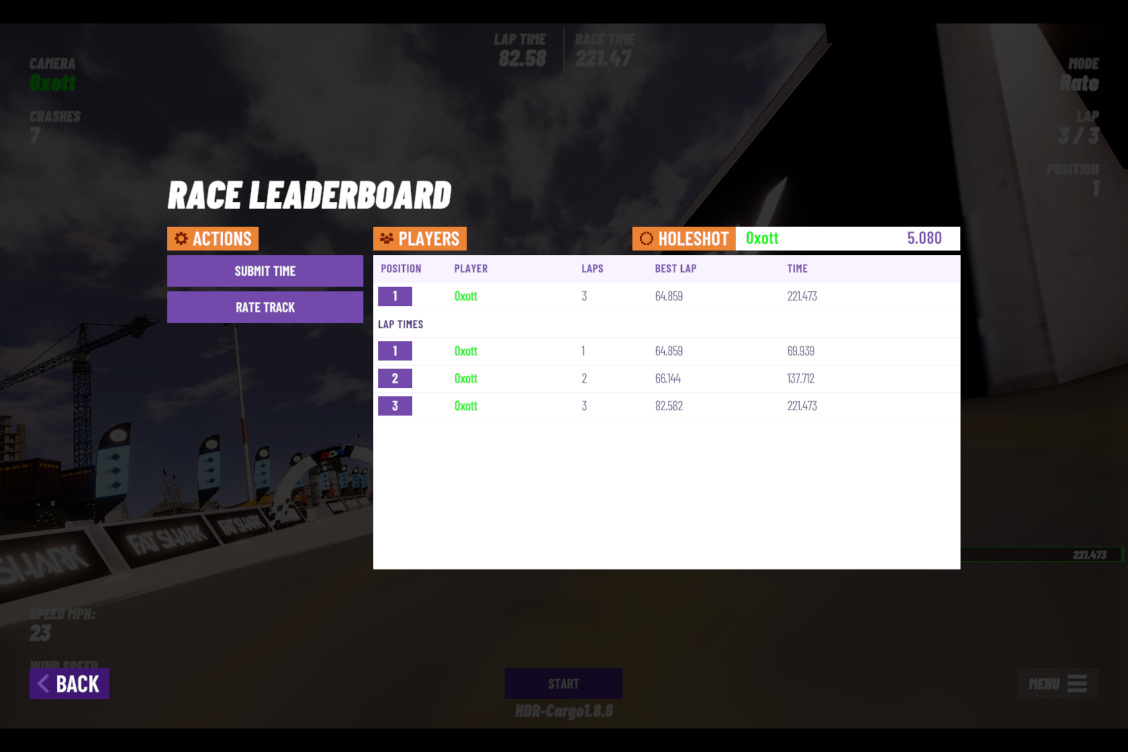
#> input picture images/race_1.png, 2256 x 1504 px (shown at 1/2 size)
$ python -i vision.py   (imports and definitions only)
#> lines starting #> are read from the running program, lines starting #| are printed output that depends on the picture; after the words box and inside, x2 and y2 are one past the last pixel; in counts of white or black regions, pixels touching at a corner belong together
#> further down, picture is the input picture: shape (1504, 2256, 3); mean B, G, R 79.4, 77.5, 80.7
import cv2
import numpy as np

Annotations = list[list[list[int]], str, float]


# [25 lines left out: function draw_annotations, not called in this run]


def find_white_rectangle(image: np.ndarray) -> tuple[int, int, int, int] | None:
    """Find the white rectangle in an image."""
    # Convert the image to grayscale
    gray = cv2.cvtColor(image, cv2.COLOR_BGR2GRAY)
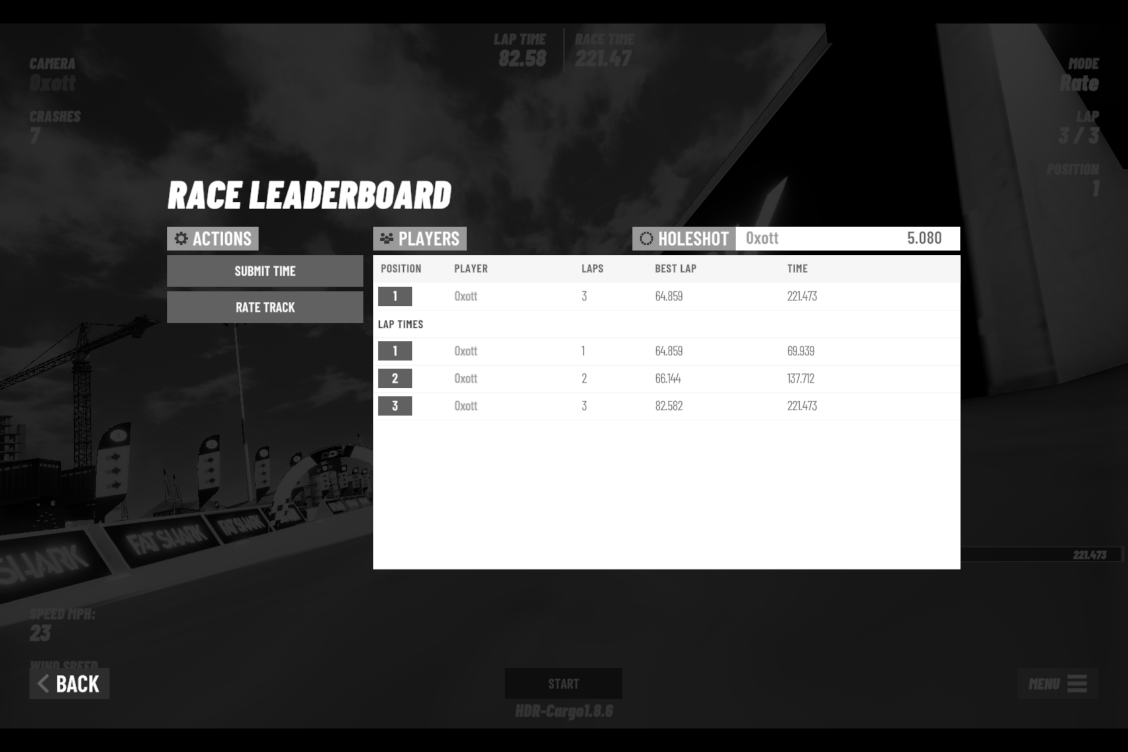
#> gray: shape (1504, 2256) (shown at 1/2 size); min 0, max 255, mean 78.7
    # Threshold the image to create a binary image
    _, binary = cv2.threshold(gray, 240, 255, cv2.THRESH_BINARY)
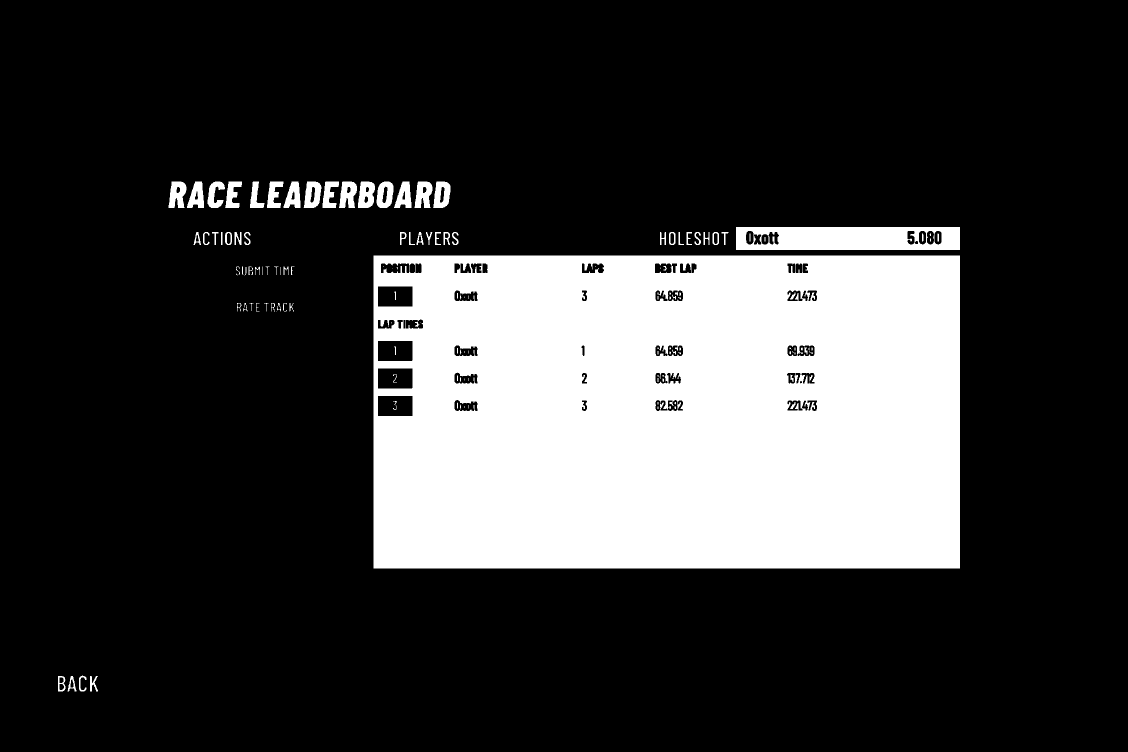
#> binary: shape (1504, 2256) (shown at 1/2 size); 22.1% white; 141 white regions (59 under 20 px)
    # Find contours in the binary image
    contours, _ = cv2.findContours(binary, cv2.RETR_EXTERNAL, cv2.CHAIN_APPROX_SIMPLE)
#> contours = 67 contours, 18 with area under 20; largest, box (x1, y1, x2, y2) and area: (747, 511, 1920, 1137) 732500, (1472, 454, 1920, 500) 20115, (607, 363, 643, 416) 1439, (866, 363, 901, 416) 1432, (716, 363, 750, 416) 1425
    # Filter contours based on area to find the white rectangle
    for contour in contours:
        area = cv2.contourArea(contour)
        if area > 1000:  # Adjust this threshold as needed
            # Draw a bounding rectangle around the white rectangle
            x, y, w, h = cv2.boundingRect(contour)
            return x, y, w, h
#> this loop made 29 passes
#> (contour, area, x, y, w, h) on pass 29: ([[747, 511], [747, 1136], [1919, 1136], [1919, 511]], 732500, 747, 511, 1173, 626)
#> area on passes 1, 2, 3, 4, 6, 8: 184.5, 243.5, 375.5, 127, 27.5, 58
    # Display the image with the bounding rectangle

    return None


# [15 lines left out: function extract_lap_time_annotations, not called in this run]


def parse_lap_times(lap_times: Annotations) -> list[float]:
    """Parse lap times from annotations"""
    return [float(annot[1]) for annot in lap_times]


# [5 lines left out: function resize_image, not called in this run]

>>> import cv2
>>> picture = cv2.imread('../images/race_1.png')
>>> result = find_white_rectangle(picture)
#> result = (747, 511, 1173, 626)
